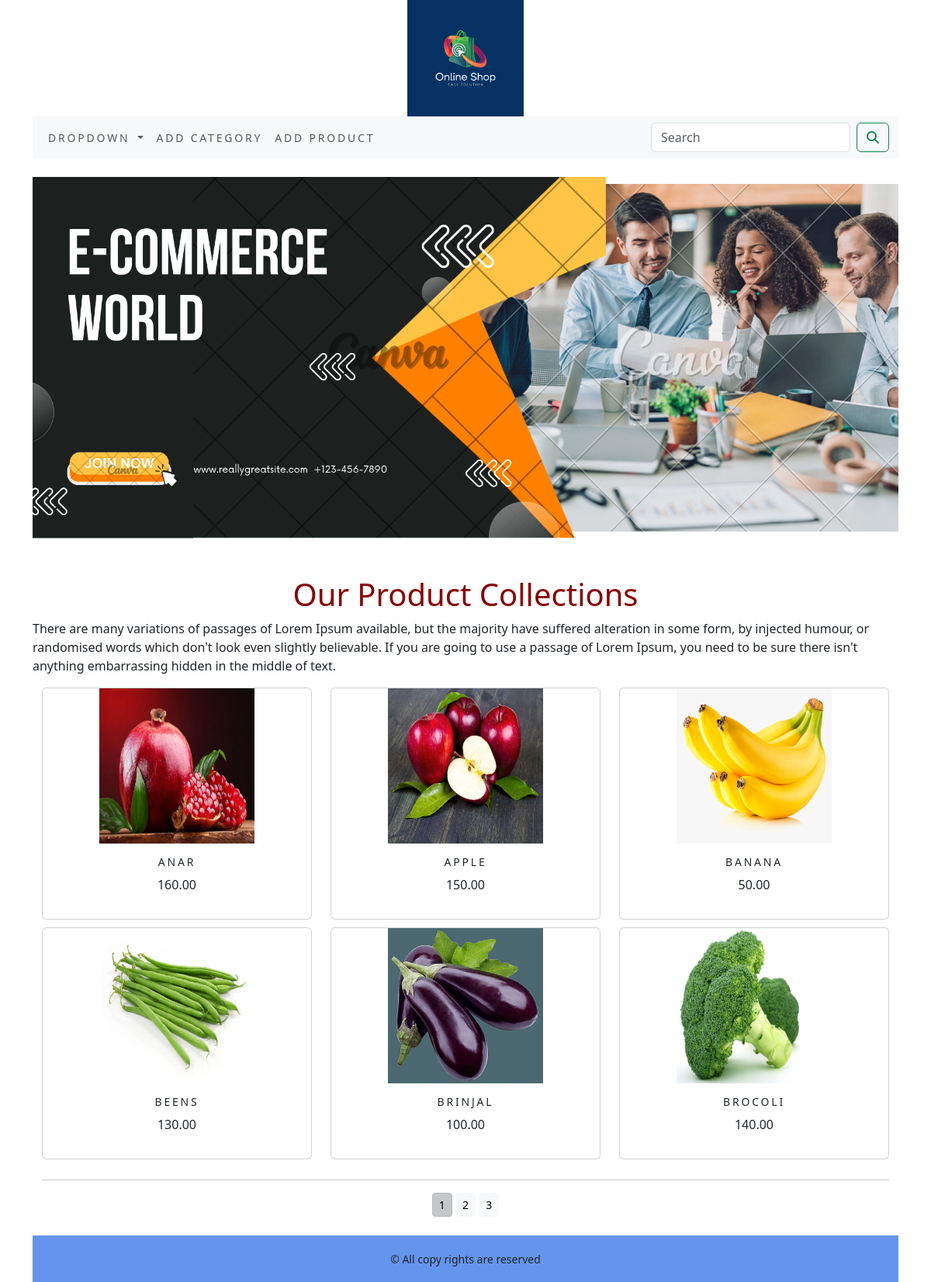
The page / on the database its author committed.
### shopapp/models.py (models this page shows, shortened)
class Product(models.Model):
    name = models.CharField(max_length=250,unique=True)
    slug = models.SlugField(max_length=250,unique=True,default="")
    description = models.TextField(blank=True)
    price = models.DecimalField(max_digits=10,decimal_places=2)
    category = models.ForeignKey(Category,on_delete=models.CASCADE)
    image = models.ImageField(upload_to='product',blank=True)
    stock = models.IntegerField()
    available = models.BooleanField(default=True)
    created = models.DateTimeField(auto_now_add=True)
    updated = models.DateTimeField(auto_now=True)
    class Meta:
        ordering = ('name',)
        verbose_name = 'product'
        verbose_name_plural = 'products'
    def get_url(self):
        return reverse('shopapp:productCategoryDetail',args=[self.category.slug,self.slug])

### shopapp/views.py (the view)
# urls.py: path('',views.allProductCat,name='allProductCat'),
def allProductCat(request,c_slug=None):
    c_page=None
    products_list=None
    if c_slug != None :
        c_page = get_object_or_404(Category,slug=c_slug)
        products_list = Product.objects.all().filter(category=c_page,available=True)
    else :
        products_list = Product.objects.all().filter(available=True)
    paginator = Paginator(products_list,6)
    try:
        page=int(request.GET.get('page','1'))
    except :
        page = 1
    try:
        products = paginator.page(page)
    except (EmptyPage,InvalidPage) :
        products = paginator.page(paginator.num_pages)
    return render(request,'category.html',{'category':c_page,'products':products})

### cartapp/context_processor.py (called while the page is built)
def counter(request):
    item_count = 0
    if 'admin' in request.path:
        return {}
    else:
        try:
            cart = Cart.objects.filter(cart_id=_cart_id(request))
            cart_items = CartItem.objects.all().filter(cart=cart[:1])
            for cart_item in cart_items :
                item_count += cart_item.quantity
        except Cart.DoesNotExist:
            item_count = 0
    return dict(item_count = item_count)

### cartapp/views.py (called while the page is built)
def _cart_id(request):
    cart = request.session.session_key
    if not cart:
        cart = request.session.create()
    return cart

### shopapp/context_processor.py (called while the page is built)
def menu_links(request):
    links = Category.objects.all()
    return dict(links=links)

### shopapp/models.py (called while the page is built)
    def get_url(self):
        return reverse('shopapp:products_by_category',args=[self.slug])

### templates/category.html (shortened to what this page needs)
{% extends 'base.html' %}
{% load static %}
{% block content %}
<div class="mx_auto">
    {% if category %}
    <img class="my_image" src="{{ category.image.url}}" alt="{{category.name}}" width="700px" >
</div><br>
<div>
    <h1 class="text-center">{{category.name}}</h1>
    <p class="text-justify">{{category.description}}</p>
</div>
    {% else %}
        <div class="mx_auto">
            <img class="my_image my_image_padding" src="{% static 'img/banner.png' %}" alt="Our Products">
        </div><br><br>
<div class="my_head">
    <h1 class="text-center" style="color:DarkRed">Our Product Collections</h1>
    <p class="text-justify">There are many variations of passages of Lorem Ipsum available, but the majority have suffered alteration in some form, by injected humour, or randomised words which don't look even slightly believable. If you are going to use a passage of Lorem Ipsum, you need to be sure there isn't anything embarrassing hidden in the middle of text. </p>
</div>
    {% endif %}
<div class="container">
    <div class="row mx_auto">
        {% for product in products.object_list %}
        <div class="my_bottom_margin col-9 col-sm-12  col-md-4 xol-lg-4">
            <div class="card text-center" style="min-width:18rem;">
                <a href="{{product.get_url}}"><img src="{{product.image.url}}" alt="{{product.name}}" width="200px" height="200px"></a>
            <div class="card-body">
            <h4>{{product.name}}</h4>
            <p>{{product.price}}</p>
            </div></div></div>
        {% endfor %}
    </div>
    <div class="mx-auto">
        {% if products.paginator.num_pages > 1 %}
        <hr>
        <div class="text-center">
            {% for pg in products.paginator.page_range %}
            <a href="?page={{pg}}" class="btn btn-light btn-sm {% if products.number == pg %} active {% endif %}">{{pg}}</a>
            {% endfor %}
        </div>
        {% endif %}
    </div><br>
</div>
{% endblock %}

### templates/base.html (shortened to what this page needs)
<!DOCTYPE html>
{% load static %}
<html lang="en">
<head>
    <link rel="stylesheet" href="{% static 'custom.css' %}">
    <link href="{% static 'css/bootstrap.min.css' %}" rel="stylesheet" >
</head>
<body>
<div class="container">
    {% include 'header.html' %}
    {% include 'navbar.html' %}<br>
    {% block content %}
    {% endblock %}
</div>
    {% include 'footer.html' %}
</body>
</html>

### templates/header.html
{% load static %}
<header>
    <center>
        <a href="{% url 'shopapp:allProductCat' %}"><img src="{% static 'img/logo.png' %}" alt="logimage" width="150" height="150"></a>
    </center>
</header>

### templates/navbar.html (shortened to what this page needs)
<nav class="navbar navbar-expand-lg bg-body-tertiary">
  <div class="container-fluid">
    <div class="collapse navbar-collapse" id="navbarSupportedContent">
      <ul class="navbar-nav me-auto mb-2 mb-lg-0">
        <li class="nav-item dropdown {% if 'shopapp' in request.path %} active {% endif %}">
          <a class="nav-link dropdown-toggle" href="#" role="button" data-bs-toggle="dropdown" aria-expanded="true">
            Dropdown
          </a>
        </li>
        <li class="nav-item">
          <a class="nav-link" aria-disabled="true" href="{% url 'shopapp:add_category' %}">Add Category
            </a>
        </li>
        <li class="nav-item">
          <a class="nav-link" aria-disabled="true" href="{% url 'shopapp:add_product' %}">Add Product
            </a>
        </li>
      </ul>
      <form class="d-flex" role="search" action="{% url 'searchapp:SearchResult' %}" method="get">
        <input class="form-control me-2" type="search" placeholder="Search" aria-label="Search" name="q">
        <button class="btn btn-outline-success" type="submit"><i class="fa-solid fa-magnifying-glass"></i></button>
      </form>
    </div>
  </div>
</nav>

### templates/footer.html
<div class="footer navbar-fixed-bottom my_footer">
    <p class="text-center"> &copy; All copy rights are reserved </p>
</div>

### static/custom.css (style rules this page uses)
.nav-item { letter-spacing : .2em; font-size : 14px; text-transform : uppercase; }
.my_footer { background-color : CornflowerBlue; height :60px; }
.my_footer p { padding-top : 20px; font-size : 14px; }
.my_image { width : 100%; height : auto; }
.my_bottom_margin { margin-bottom : 10px; }
.card-body h4 { font-size : 14px; text-transform : uppercase; letter-spacing : .2em; }

### rows shown on the page
Product: image (picture), name "ANAR", price "160.00"
Product: image (picture), name "APPLE", price "150.00"
Product: image (picture), name "BANANA", price "50.00"
Product: image (picture), name "BEENS", price "130.00"
Product: image (picture), name "BRINJAL", price "100.00"
Product: image (picture), name "BROCOLI", price "140.00"

### other values the page prints
{{ pg }} "1" "2" "3"
